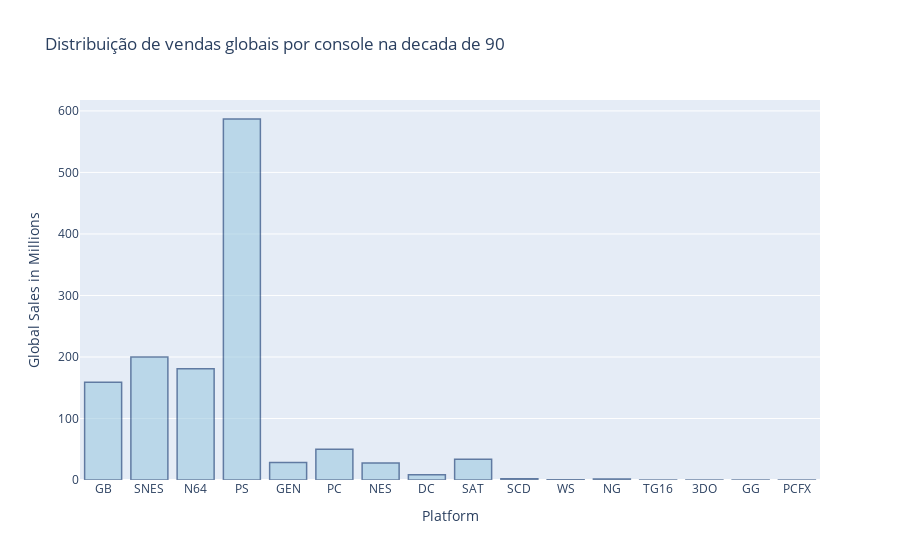
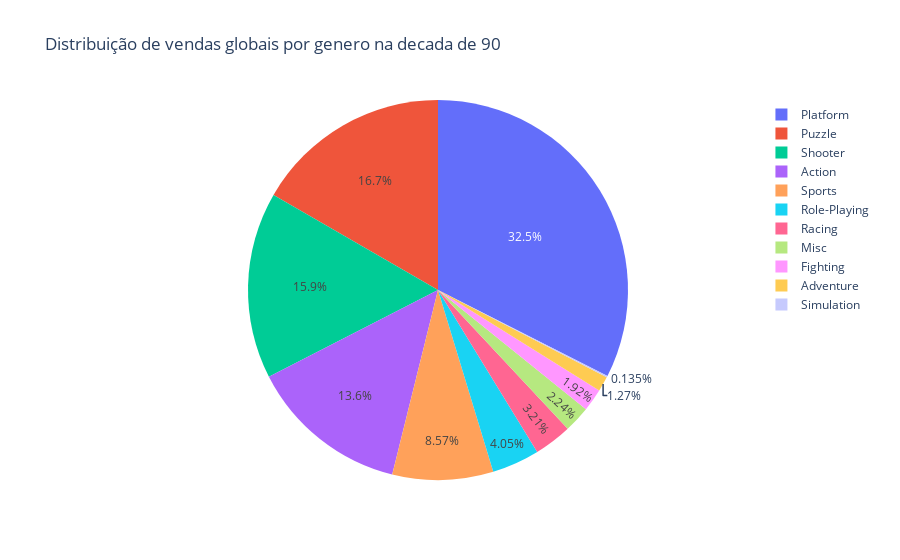

The notebook cell these images were saved under, in order:
### Markdown cell above
<h1>Analise da decada de 90 <h1>

### Code cell
df_90 = data.loc[(data['Year'] >= 1990) & (data['Year']<2000)]
fig = go.Figure(data=[go.Bar(x=df_90['Platform'].unique(), y=global_sales_console(df_90), hovertext=global_sales_console(df_90))])
# Customize aspect
fig.update_traces(marker_color='rgb(158,202,225)', marker_line_color='rgb(8,48,107)',
                  marker_line_width=1.5, opacity=0.6)
fig.update_layout(title_text='Distribuição de vendas globais por console na decada de 90',
                  xaxis_title="Platform",
                  yaxis_title="Global Sales in Millions")
fig.show()

fig = px.pie(df_80, values='Global_Sales', names='Genre', title='Distribuição de vendas globais por genero na decada de 90')
fig.show()

### Figure 1 — Plotly figure (JSON) as saved in the notebook; plotly's stock layout.template omitted (floating-point values rounded to 4 significant figures)
{"data": [{"hovertext": ["159.01000000000002", "200.05", "180.86", "586.85", "28.36", "49.97999999999999", "27.550000000000004", "8.56", "33.59", "1.8700000000000003", "0.46", "1.4400000000000002", "0.16", "0.1", "0.04", "0.03"], "marker": {"color": "rgb(158,202,225)", "line": {"color": "rgb(8,48,107)", "width": 1.5}}, "opacity": 0.6, "type": "bar", "x": ["GB", "SNES", "N64", "PS", "GEN", "PC", "NES", "DC", "SAT", "SCD", "WS", "NG", "TG16", "3DO", "GG", "PCFX"], "y": [159.0, 200.1, 180.9, 586.9, 28.36, 49.98, 27.55, 8.56, 33.59, 1.87, 0.46, 1.44, 0.16, 0.1, 0.04, 0.03]}], "layout": {"title": {"text": "Distribuição de vendas globais por console na decada de 90"}, "xaxis": {"title": {"text": "Platform"}}, "yaxis": {"title": {"text": "Global Sales in Millions"}}}}

### Figure 2 — Plotly figure (JSON) as saved in the notebook; plotly's stock layout.template omitted (floating-point values rounded to 4 significant figures; data arrays with more than 128 entries replaced by an {"elided": "..."} marker saying what was removed)
{"data": [{"domain": {"x": [0, 1], "y": [0, 1]}, "hovertemplate": "Genre=%{label}<br>Global_Sales=%{value}<extra></extra>", "labels": {"elided": "205 str values"}, "legendgroup": "", "name": "", "showlegend": true, "type": "pie", "values": {"elided": "205 float values"}}], "layout": {"legend": {"tracegroupgap": 0}, "title": {"text": "Distribuição de vendas globais por genero na decada de 90"}}}
